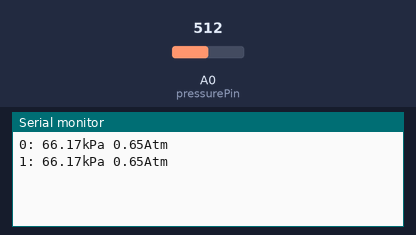
The sketch below on a simulated Arduino Uno, built with avr-gcc and run on an emulated ATmega328P. Parts: the last lines printed to the serial monitor. The test bench sets the inputs (shaded band); at power-on: A0 (pressurePin) = 512.

Above: at 1.8 s.
1.9 s: A0 (pressurePin) set to 716
At 2.4 s:
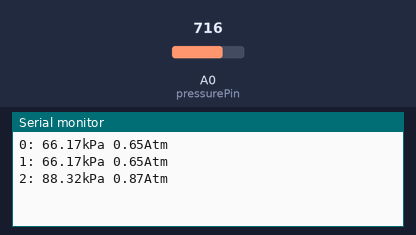
3.4 s: A0 (pressurePin) set to 900
At 4.8 s:
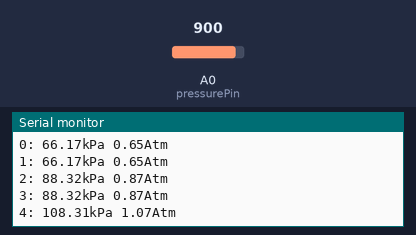
Timing chart, 0 to 6.4 s (numbered marks = the images above; inputs shaded):
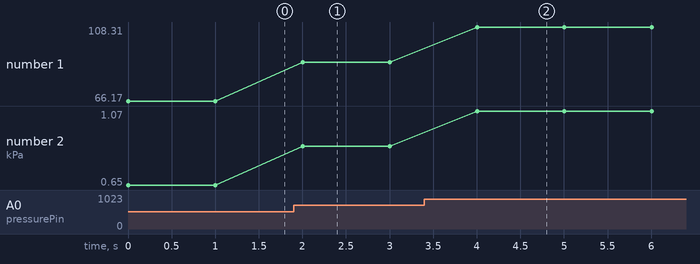

Measured:
- after the input at 1.9 s, the serial monitor: prints a new line after 0.10 s (image 1)
- after the input at 3.4 s, the serial monitor: prints a new line after 0.60 s (image 2)
- plotted number 1: 66.17 → 88.32 after the input at 1.9 s, 88.32 → 108.31 after the input at 3.4 s
- plotted number 2: 0.65 → 0.87 after the input at 1.9 s, 0.87 → 1.07 after the input at 3.4 s

The sketch:

pressureMPX4115a.ino
```cpp
/* The setup for this code:
   http://www.oz9aec.net/index.php/arduino/343-mpx4115a-pressure-sensor-with-arduino
*/
//#include <LiquidCrystal.h> not using lcd
#define kpa2atm 0.00986923267

// pin defs
int pressurePin = 0;

// variables
int val;
float pkPa; // pressure in kPa
float pAtm; // pressure in Atm

unsigned long time;


void setup()
{

  Serial.begin(9600);
}

void loop()
{

  /* get and print current time */
  time = millis()/1000;
  Serial.print(time);
  Serial.print(": ");

  /* get the pressure */
  val = analogRead(pressurePin);
  pkPa = ((float)val/(float)1023+0.095)/0.009;
  pAtm = kpa2atm*pkPa;

  /* send pressure to serial port */
  Serial.print(pkPa);
  Serial.print("kPa ");
  Serial.print(pAtm);
  Serial.print("Atm \n");


  delay(1000);
}
```
